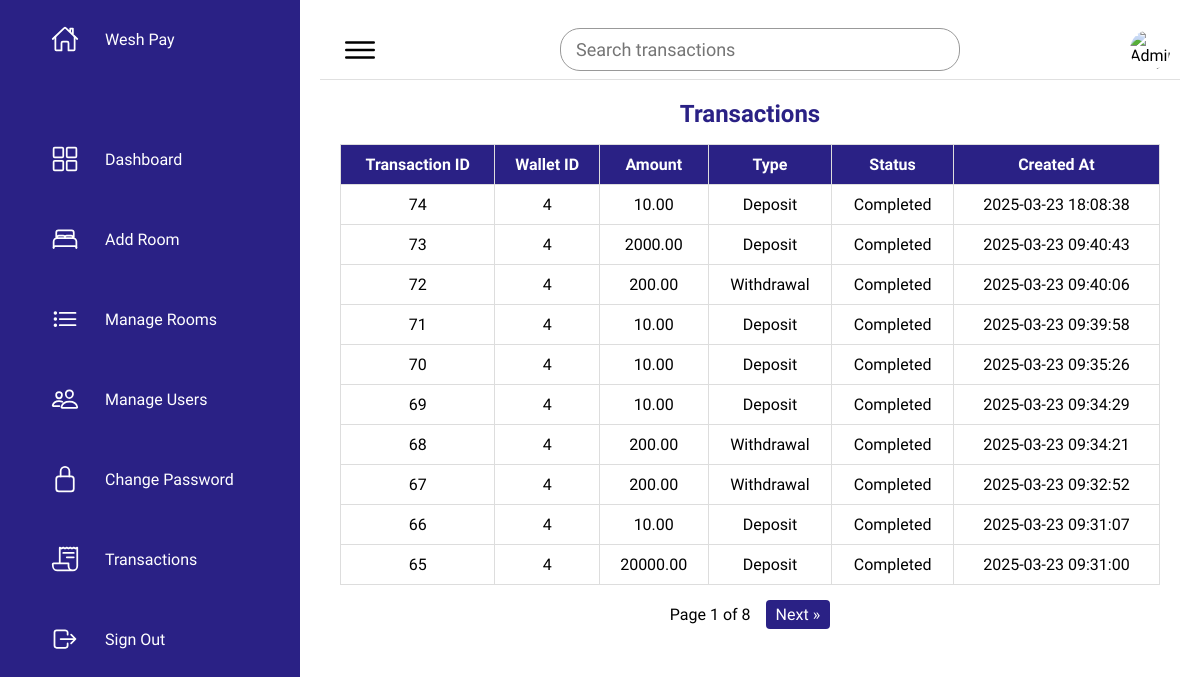
Before: /admin/admin_transactions.php (signed in) with the older database file.
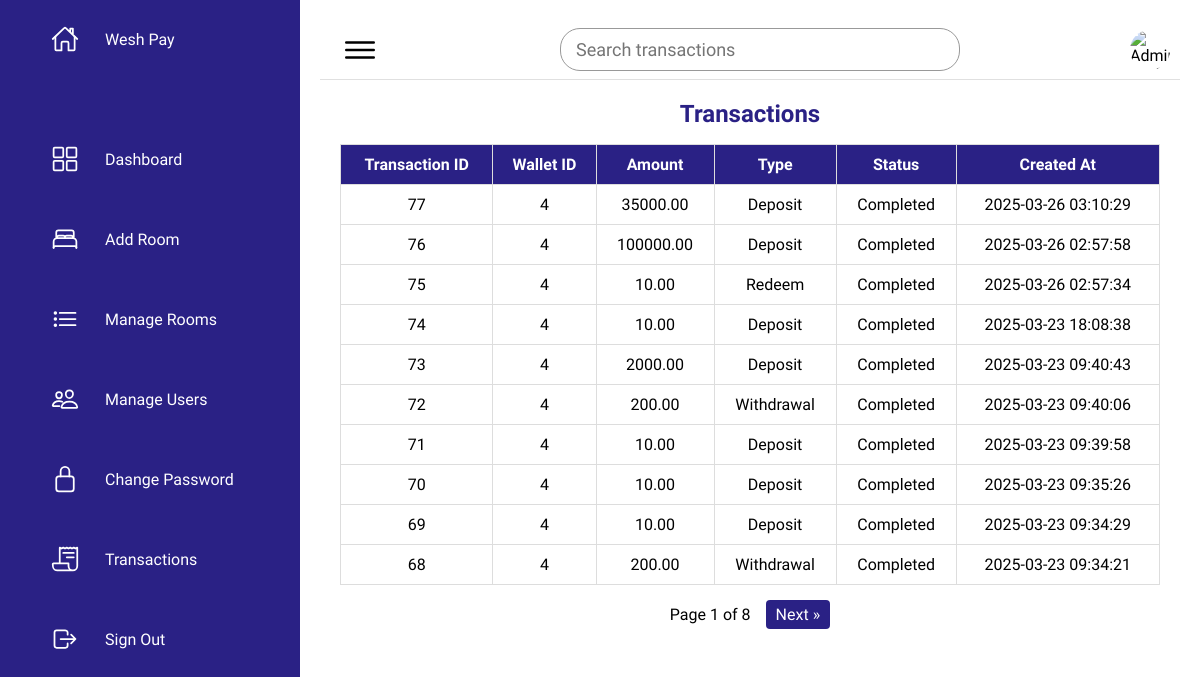
After: the same page with the newer database file.
### tables this page shows
CREATE TABLE `transactions` (
  `transaction_id` int(11) NOT NULL,
  `wallet_id` int(11) NOT NULL,
  `amount` decimal(10,2) NOT NULL,
  `transaction_type` varchar(10) DEFAULT NULL,
  `status` enum('pending','completed','failed') DEFAULT 'pending',
  `created_at` timestamp NOT NULL DEFAULT current_timestamp()
);

### admin/admin_transactions.php (the view, shortened to what this page needs)
<?php
require_once '../config/db_connect.php';
$q = isset($_GET['q']) ? trim($_GET['q']) : '';
$limit = 10;
$page = isset($_GET['page']) && is_numeric($_GET['page']) ? (int) $_GET['page'] : 1;
$offset = ($page - 1) * $limit;
$where = "";
$params = [];
$totalQuery = "SELECT COUNT(*) FROM transactions" . $where;
$stmt = $pdo->prepare($totalQuery);
$stmt->execute($params);
$totalRows = $stmt->fetchColumn();
$totalPages = ceil($totalRows / $limit);
$sql = "SELECT transaction_id, wallet_id, amount, transaction_type, status, created_at
        FROM transactions" . $where . "
        ORDER BY created_at DESC
        LIMIT :limit OFFSET :offset";
$stmt = $pdo->prepare($sql);
$stmt->bindValue(':limit', (int)$limit, PDO::PARAM_INT);
$stmt->bindValue(':offset', (int)$offset, PDO::PARAM_INT);
$stmt->execute();
$transactions = $stmt->fetchAll(PDO::FETCH_ASSOC);
?>
<!DOCTYPE html>
<html lang="en">
<head>
  <link rel="stylesheet" href="../assets/css/admin_style.css">
</head>
<body>
  <div class="container">
    <div class="navigation">
      <?php include '../includes/navbar_admin.php'; ?>
    </div>
    <div class="main">
      <div class="topbar">
        <div class="toggle"><ion-icon name="menu-outline"></ion-icon></div>
        <div class="search">
          <form method="GET" action="admin_transactions.php">
            <input type="text" name="q" placeholder="Search transactions" value="<?php echo htmlspecialchars($q); ?>">
          </form>
        </div>
        <div class="user">
          <img src="../assets/imgs/default-profile.png" alt="Admin Profile">
        </div>
      </div>
      <div class="content">
        <h2>Transactions</h2>
        <?php if (count($transactions) > 0): ?>
          <table>
            <thead>
              <tr>
                <th>Transaction ID</th>
                <th>Wallet ID</th>
                <th>Amount</th>
                <th>Type</th>
                <th>Status</th>
                <th>Created At</th>
              </tr>
            </thead>
            <tbody>
              <?php foreach ($transactions as $tx): ?>
              <tr>
                <td><?php echo htmlspecialchars($tx['transaction_id']); ?></td>
                <td><?php echo htmlspecialchars($tx['wallet_id']); ?></td>
                <td><?php echo htmlspecialchars($tx['amount']); ?></td>
                <td><?php echo htmlspecialchars(ucfirst($tx['transaction_type'])); ?></td>
                <td><?php echo htmlspecialchars(ucfirst($tx['status'])); ?></td>
                <td><?php echo htmlspecialchars($tx['created_at']); ?></td>
              </tr>
              <?php endforeach; ?>
            </tbody>
          </table>
          <div class="pagination">
            <span>Page <?php echo $page; ?> of <?php echo $totalPages; ?></span>
            <?php if ($page < $totalPages): ?>
              <a href="?<?php echo http_build_query(array_merge($_GET, ['page' => $page + 1])); ?>">Next &raquo;</a>
            <?php endif; ?>
          </div>
        <?php else: ?>
          <p>No transactions found.</p>
        <?php endif; ?>
      </div>
    </div>
  </div>
</body>
</html>

Changed rows visible on the page:
no longer on this page (row unchanged): transactions: transaction_id "67", wallet "4", amount "200.00", transaction_type "Withdrawal", status "Completed", created_at "2025-03-23 09:32:52"
no longer on this page (row unchanged): transactions: transaction_id "66", wallet "4", amount "10.00", transaction_type "Deposit", status "Completed", created_at "2025-03-23 09:31:07"
no longer on this page (row unchanged): transactions: transaction_id "65", wallet "4", amount "20000.00", transaction_type "Deposit", status "Completed", created_at "2025-03-23 09:31:00"
added transactions: transaction_id "77", wallet "4", amount "35000.00", transaction_type "Deposit", status "Completed", created_at "2025-03-26 03:10:29"
added transactions: transaction_id "76", wallet "4", amount "100000.00", transaction_type "Deposit", status "Completed", created_at "2025-03-26 02:57:58"
added transactions: transaction_id "75", wallet "4", amount "10.00", transaction_type "Redeem", status "Completed", created_at "2025-03-26 02:57:34"
